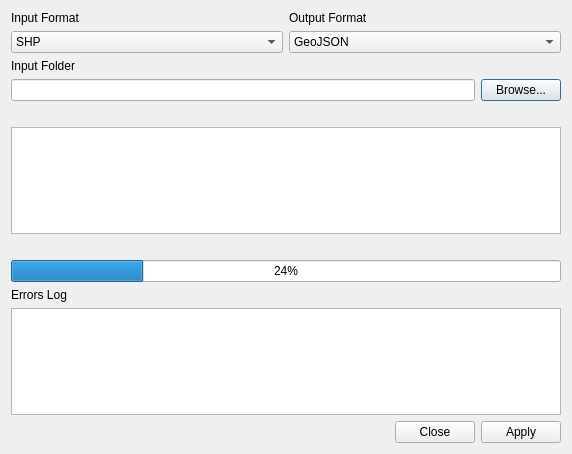
<?xml version="1.0" encoding="UTF-8"?>
<ui version="4.0">
 <class>hcmgis_format_convert_form</class>
 <widget class="QDialog" name="hcmgis_format_convert_form">
  <property name="windowModality">
   <enum>Qt::ApplicationModal</enum>
  </property>
  <property name="enabled">
   <bool>true</bool>
  </property>
  <property name="geometry">
   <rect>
    <x>0</x>
    <y>0</y>
    <width>572</width>
    <height>454</height>
   </rect>
  </property>
  <property name="font">
   <font>
    <weight>50</weight>
    <bold>false</bold>
   </font>
  </property>
  <property name="mouseTracking">
   <bool>false</bool>
  </property>
  <property name="windowTitle">
   <string>Vector Format Batch Converter</string>
  </property>
  <layout class="QVBoxLayout" name="verticalLayout">
   <item>
    <layout class="QGridLayout" name="gridLayout_2">
     <item row="2" column="4">
      <widget class="QComboBox" name="cboOutputFormat">
       <item>
        <property name="text">
         <string>GeoJSON</string>
        </property>
       </item>
       <item>
        <property name="text">
         <string>Esri Shapefile</string>
        </property>
       </item>
       <item>
        <property name="text">
         <string>GPKG</string>
        </property>
       </item>
       <item>
        <property name="text">
         <string>GML</string>
        </property>
       </item>
       <item>
        <property name="text">
         <string>KML</string>
        </property>
       </item>
       <item>
        <property name="text">
         <string>CSV</string>
        </property>
       </item>
      </widget>
     </item>
     <item row="0" column="4">
      <widget class="QLabel" name="label_7">
       <property name="text">
        <string>Output Format</string>
       </property>
      </widget>
     </item>
     <item row="0" column="0">
      <widget class="QLabel" name="label_8">
       <property name="text">
        <string>Input Format</string>
       </property>
      </widget>
     </item>
     <item row="2" column="0">
      <widget class="QComboBox" name="cboInputFormat">
       <item>
        <property name="text">
         <string>SHP</string>
        </property>
       </item>
       <item>
        <property name="text">
         <string>GPKG</string>
        </property>
       </item>
       <item>
        <property name="text">
         <string>PBF</string>
        </property>
       </item>
       <item>
        <property name="text">
         <string>GeoJSON</string>
        </property>
       </item>
       <item>
        <property name="text">
         <string>GML</string>
        </property>
       </item>
       <item>
        <property name="text">
         <string>DXF</string>
        </property>
       </item>
       <item>
        <property name="text">
         <string>DGN</string>
        </property>
       </item>
       <item>
        <property name="text">
         <string>KML</string>
        </property>
       </item>
      </widget>
     </item>
    </layout>
   </item>
   <item>
    <widget class="QLabel" name="label_2">
     <property name="text">
      <string>Input Folder</string>
     </property>
     <property name="alignment">
      <set>Qt::AlignBottom|Qt::AlignLeading|Qt::AlignLeft</set>
     </property>
    </widget>
   </item>
   <item>
    <layout class="QGridLayout" name="gridLayout_3">
     <item row="0" column="1">
      <widget class="QPushButton" name="BtnInputFolder">
       <property name="enabled">
        <bool>true</bool>
       </property>
       <property name="font">
        <font>
         <weight>50</weight>
         <bold>false</bold>
        </font>
       </property>
       <property name="text">
        <string>Browse...</string>
       </property>
      </widget>
     </item>
     <item row="0" column="0">
      <widget class="QLineEdit" name="LinInputFolder">
       <property name="enabled">
        <bool>true</bool>
       </property>
       <property name="mouseTracking">
        <bool>true</bool>
       </property>
       <property name="focusPolicy">
        <enum>Qt::NoFocus</enum>
       </property>
       <property name="acceptDrops">
        <bool>false</bool>
       </property>
       <property name="text">
        <string/>
       </property>
       <property name="readOnly">
        <bool>false</bool>
       </property>
      </widget>
     </item>
    </layout>
   </item>
   <item>
    <widget class="QLabel" name="lblFiles">
     <property name="font">
      <font>
       <weight>75</weight>
       <bold>true</bold>
      </font>
     </property>
     <property name="text">
      <string/>
     </property>
     <property name="alignment">
      <set>Qt::AlignBottom|Qt::AlignLeading|Qt::AlignLeft</set>
     </property>
    </widget>
   </item>
   <item>
    <widget class="QListWidget" name="lsFiles"/>
   </item>
   <item>
    <widget class="QLabel" name="LblStatus">
     <property name="font">
      <font>
       <weight>75</weight>
       <bold>true</bold>
      </font>
     </property>
     <property name="text">
      <string/>
     </property>
    </widget>
   </item>
   <item>
    <widget class="QProgressBar" name="status">
     <property name="value">
      <number>24</number>
     </property>
    </widget>
   </item>
   <item>
    <widget class="QLabel" name="label">
     <property name="text">
      <string>Errors Log</string>
     </property>
    </widget>
   </item>
   <item>
    <widget class="QTextEdit" name="txtError"/>
   </item>
   <item>
    <widget class="QDialogButtonBox" name="BtnApplyClose">
     <property name="orientation">
      <enum>Qt::Horizontal</enum>
     </property>
     <property name="standardButtons">
      <set>QDialogButtonBox::Apply|QDialogButtonBox::Close</set>
     </property>
     <property name="centerButtons">
      <bool>false</bool>
     </property>
    </widget>
   </item>
  </layout>
 </widget>
 <tabstops>
  <tabstop>BtnApplyClose</tabstop>
 </tabstops>
 <resources/>
 <connections>
  <connection>
   <sender>BtnApplyClose</sender>
   <signal>accepted()</signal>
   <receiver>hcmgis_format_convert_form</receiver>
   <slot>accept()</slot>
   <hints>
    <hint type="sourcelabel">
     <x>248</x>
     <y>254</y>
    </hint>
    <hint type="destinationlabel">
     <x>157</x>
     <y>274</y>
    </hint>
   </hints>
  </connection>
  <connection>
   <sender>BtnApplyClose</sender>
   <signal>rejected()</signal>
   <receiver>hcmgis_format_convert_form</receiver>
   <slot>reject()</slot>
   <hints>
    <hint type="sourcelabel">
     <x>316</x>
     <y>260</y>
    </hint>
    <hint type="destinationlabel">
     <x>286</x>
     <y>274</y>
    </hint>
   </hints>
  </connection>
 </connections>
</ui>
